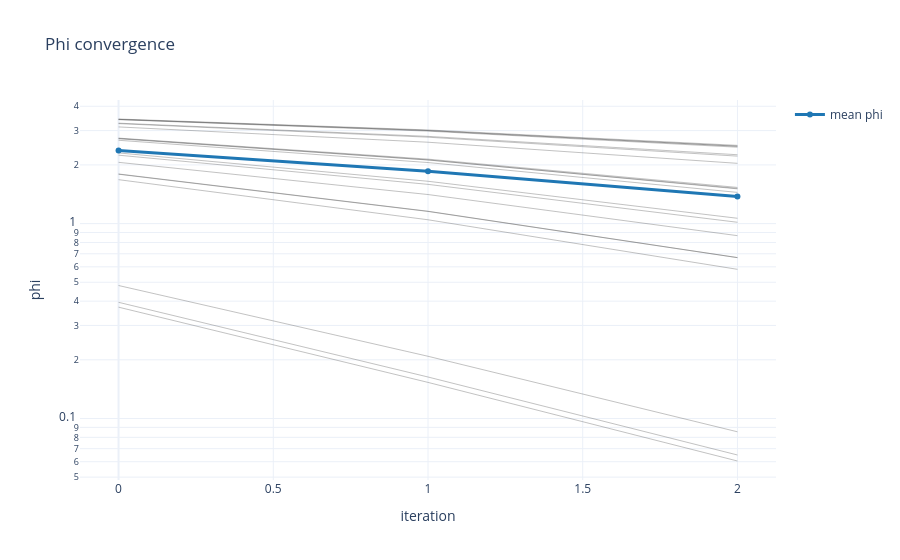

Write notebook code for a chart like this one.
### Markdown cell above
## 3. Phi convergence

The first thing to check: did history matching reduce the misfit? Each faint line is one realization; the bold line is the ensemble mean.

### Code cell
if ies is not None:
    display(ies.plot_phi())

### Figure 1 — Plotly figure (JSON) as saved in the notebook; plotly's stock layout.template omitted (floating-point values rounded to 4 significant figures)
{"data": [{"hoverinfo": "skip", "line": {"color": "rgba(80,80,80,0.35)", "width": 1}, "mode": "lines", "name": "0", "showlegend": false, "type": "scatter", "x": [0, 1, 2], "y": [3.425, 3.002, 2.493]}, {"hoverinfo": "skip", "line": {"color": "rgba(80,80,80,0.35)", "width": 1}, "mode": "lines", "name": "1", "showlegend": false, "type": "scatter", "x": [0, 1, 2], "y": [2.244, 1.589, 1.016]}, {"hoverinfo": "skip", "line": {"color": "rgba(80,80,80,0.35)", "width": 1}, "mode": "lines", "name": "2", "showlegend": false, "type": "scatter", "x": [0, 1, 2], "y": [3.258, 2.775, 2.219]}, {"hoverinfo": "skip", "line": {"color": "rgba(80,80,80,0.35)", "width": 1}, "mode": "lines", "name": "3", "showlegend": false, "type": "scatter", "x": [0, 1, 2], "y": [1.792, 1.154, 0.6686]}, {"hoverinfo": "skip", "line": {"color": "rgba(80,80,80,0.35)", "width": 1}, "mode": "lines", "name": "4", "showlegend": false, "type": "scatter", "x": [0, 1, 2], "y": [2.724, 2.119, 1.515]}, {"hoverinfo": "skip", "line": {"color": "rgba(80,80,80,0.35)", "width": 1}, "mode": "lines", "name": "5", "showlegend": false, "type": "scatter", "x": [0, 1, 2], "y": [1.68, 1.046, 0.5825]}, {"hoverinfo": "skip", "line": {"color": "rgba(80,80,80,0.35)", "width": 1}, "mode": "lines", "name": "6", "showlegend": false, "type": "scatter", "x": [0, 1, 2], "y": [0.3725, 0.1532, 0.06051]}, {"hoverinfo": "skip", "line": {"color": "rgba(80,80,80,0.35)", "width": 1}, "mode": "lines", "name": "7", "showlegend": false, "type": "scatter", "x": [0, 1, 2], "y": [3.441, 3.023, 2.52]}, {"hoverinfo": "skip", "line": {"color": "rgba(80,80,80,0.35)", "width": 1}, "mode": "lines", "name": "8", "showlegend": false, "type": "scatter", "x": [0, 1, 2], "y": [1.797, 1.157, 0.6692]}, {"hoverinfo": "skip", "line": {"color": "rgba(80,80,80,0.35)", "width": 1}, "mode": "lines", "name": "9", "showlegend": false, "type": "scatter", "x": [0, 1, 2], "y": [3.276, 2.803, 2.256]}, {"hoverinfo": "skip", "line": {"color": "rgba(80,80,80,0.35)", "width": 1}, "mode": "lines", "name": "10", "showlegend": false, "type": "scatter", "x": [0, 1, 2], "y": [2.062, 1.409, 0.8671]}, {"hoverinfo": "skip", "line": {"color": "rgba(80,80,80,0.35)", "width": 1}, "mode": "lines", "name": "11", "showlegend": false, "type": "scatter", "x": [0, 1, 2], "y": [0.3946, 0.1632, 0.06496]}, {"hoverinfo": "skip", "line": {"color": "rgba(80,80,80,0.35)", "width": 1}, "mode": "lines", "name": "12", "showlegend": false, "type": "scatter", "x": [0, 1, 2], "y": [2.676, 2.057, 1.446]}, {"hoverinfo": "skip", "line": {"color": "rgba(80,80,80,0.35)", "width": 1}, "mode": "lines", "name": "13", "showlegend": false, "type": "scatter", "x": [0, 1, 2], "y": [0.4812, 0.2085, 0.08543]}, {"hoverinfo": "skip", "line": {"color": "rgba(80,80,80,0.35)", "width": 1}, "mode": "lines", "name": "14", "showlegend": false, "type": "scatter", "x": [0, 1, 2], "y": [3.133, 2.615, 2.038]}, {"hoverinfo": "skip", "line": {"color": "rgba(80,80,80,0.35)", "width": 1}, "mode": "lines", "name": "15", "showlegend": false, "type": "scatter", "x": [0, 1, 2], "y": [2.745, 2.142, 1.533]}, {"hoverinfo": "skip", "line": {"color": "rgba(80,80,80,0.35)", "width": 1}, "mode": "lines", "name": "16", "showlegend": false, "type": "scatter", "x": [0, 1, 2], "y": [3.425, 3.003, 2.495]}, {"hoverinfo": "skip", "line": {"color": "rgba(80,80,80,0.35)", "width": 1}, "mode": "lines", "name": "17", "showlegend": false, "type": "scatter", "x": [0, 1, 2], "y": [2.304, 1.649, 1.065]}, {"hoverinfo": "skip", "line": {"color": "rgba(80,80,80,0.35)", "width": 1}, "mode": "lines", "name": "18", "showlegend": false, "type": "scatter", "x": [0, 1, 2], "y": [3.414, 2.981, 2.466]}, {"hoverinfo": "skip", "line": {"color": "rgba(80,80,80,0.35)", "width": 1}, "mode": "lines", "name": "base", "showlegend": false, "type": "scatter", "x": [0, 1, 2], "y": [2.736, 2.123, 1.507]}, {"line": {"color": "rgba(31,119,180,1.0)", "width": 3}, "mode": "lines+markers", "name": "mean phi", "type": "scatter", "x": [0, 1, 2], "y": [2.369, 1.859, 1.378]}], "layout": {"title": {"text": "Phi convergence"}, "xaxis": {"title": {"text": "iteration"}}, "yaxis": {"title": {"text": "phi"}, "type": "log"}}}
